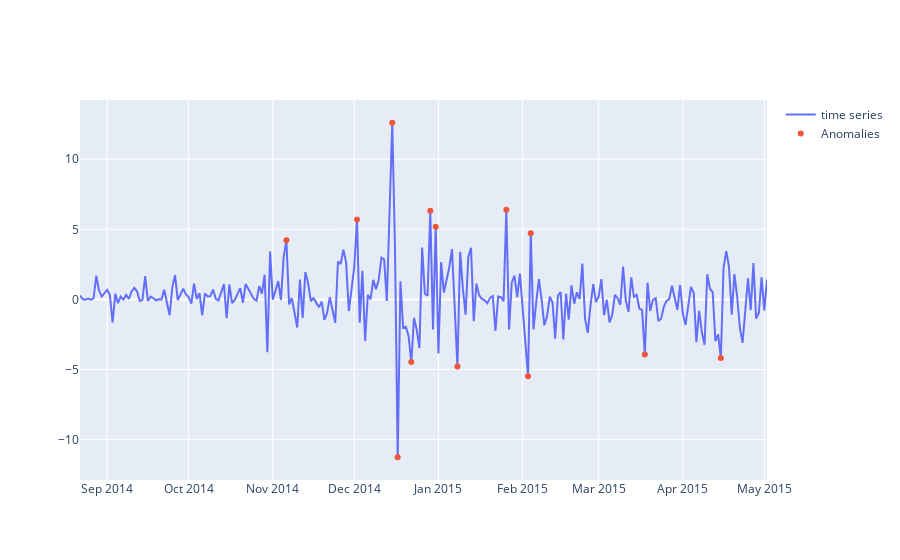

The notebook cell saved with this chart:
### Code cell
pr1 = arima1.predict( start=len(train),end=len(train)+len(test)-1,dynamic=False).to_numpy()
df_res = usd['2014-08-22':'2015-05-02'].copy()
df_res['fact'] = test
df_res['forecast'] = pr1
df_res.loc[df_res['fact'] == 0, 'MAPE'] = 0.05
df_res.loc[df_res['fact'] != 0 , 'MAPE'] = abs(df_res.fact - df_res.forecast) 

threshold = percentile(df_res.MAPE, 95)
df_res['anomaly'] =df_res.MAPE > threshold

a = df_res.loc[df_res.anomaly, ['fact']]
fig = go.Figure()
fig.add_trace(go.Scatter(x=df_res.index, y=df_res.fact, 
                        mode='lines', name='time series'))
fig.add_trace(go.Scatter(x=a.index, y=a.fact, 
                       mode='markers', name='Anomalies'))
#fig.update_layout(title="Логарифм отношения котитровок USD/RUB")

### Figure 1 — Plotly figure (JSON) as saved in the notebook; plotly's stock layout.template omitted (floating-point values rounded to 4 significant figures; data arrays with more than 128 entries replaced by an {"elided": "..."} marker saying what was removed)
{"data": [{"mode": "lines", "name": "time series", "type": "scatter", "x": {"elided": "244 str values"}, "y": {"elided": "244 float values"}}, {"mode": "markers", "name": "Anomalies", "type": "scatter", "x": ["2014-11-06T00:00:00", "2014-12-02T00:00:00", "2014-12-15T00:00:00", "2014-12-17T00:00:00", "2014-12-22T00:00:00", "2014-12-29T00:00:00", "2014-12-31T00:00:00", "2015-01-08T00:00:00", "2015-01-26T00:00:00", "2015-02-03T00:00:00", "2015-02-04T00:00:00", "2015-03-18T00:00:00", "2015-04-15T00:00:00"], "y": [4.213, 5.692, 12.6, -11.26, -4.473, 6.318, 5.176, -4.781, 6.392, -5.476, 4.716, -3.929, -4.178]}], "layout": {}}
